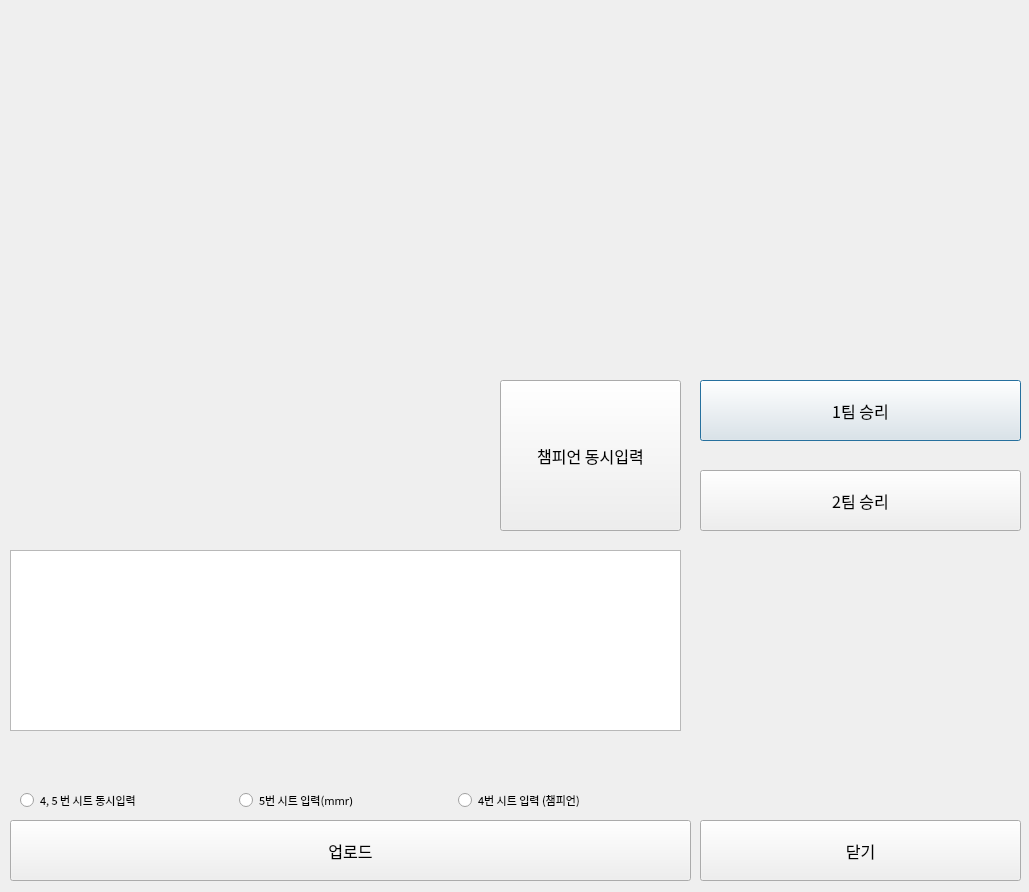
<?xml version="1.0" encoding="UTF-8"?>
<ui version="4.0">
 <class>Dialog</class>
 <widget class="QDialog" name="Dialog">
  <property name="geometry">
   <rect>
    <x>0</x>
    <y>0</y>
    <width>1029</width>
    <height>892</height>
   </rect>
  </property>
  <property name="windowTitle">
   <string>Dialog</string>
  </property>
  <widget class="QWidget" name="gridLayoutWidget">
   <property name="geometry">
    <rect>
     <x>10</x>
     <y>10</y>
     <width>1011</width>
     <height>361</height>
    </rect>
   </property>
   <layout class="QGridLayout" name="gridLayout">
    <property name="sizeConstraint">
     <enum>QLayout::SetNoConstraint</enum>
    </property>
    <item row="0" column="1" rowspan="2">
     <layout class="QVBoxLayout" name="verticalLayout">
      <property name="sizeConstraint">
       <enum>QLayout::SetMinimumSize</enum>
      </property>
      <item>
       <widget class="QLabel" name="top_label">
        <property name="sizePolicy">
         <sizepolicy hsizetype="Fixed" vsizetype="Fixed">
          <horstretch>0</horstretch>
          <verstretch>0</verstretch>
         </sizepolicy>
        </property>
        <property name="text">
         <string/>
        </property>
       </widget>
      </item>
      <item>
       <widget class="QLabel" name="jug_label">
        <property name="sizePolicy">
         <sizepolicy hsizetype="Fixed" vsizetype="Fixed">
          <horstretch>0</horstretch>
          <verstretch>0</verstretch>
         </sizepolicy>
        </property>
        <property name="baseSize">
         <size>
          <width>0</width>
          <height>0</height>
         </size>
        </property>
        <property name="text">
         <string/>
        </property>
       </widget>
      </item>
      <item>
       <widget class="QLabel" name="mid_label">
        <property name="sizePolicy">
         <sizepolicy hsizetype="Fixed" vsizetype="Fixed">
          <horstretch>0</horstretch>
          <verstretch>0</verstretch>
         </sizepolicy>
        </property>
        <property name="baseSize">
         <size>
          <width>52</width>
          <height>52</height>
         </size>
        </property>
        <property name="text">
         <string/>
        </property>
       </widget>
      </item>
      <item>
       <widget class="QLabel" name="adc_label">
        <property name="sizePolicy">
         <sizepolicy hsizetype="Fixed" vsizetype="Fixed">
          <horstretch>0</horstretch>
          <verstretch>0</verstretch>
         </sizepolicy>
        </property>
        <property name="text">
         <string/>
        </property>
       </widget>
      </item>
      <item>
       <widget class="QLabel" name="sup_label">
        <property name="sizePolicy">
         <sizepolicy hsizetype="Fixed" vsizetype="Fixed">
          <horstretch>0</horstretch>
          <verstretch>0</verstretch>
         </sizepolicy>
        </property>
        <property name="text">
         <string/>
        </property>
       </widget>
      </item>
     </layout>
    </item>
    <item row="0" column="2" rowspan="2">
     <layout class="QVBoxLayout" name="teamBLayout"/>
    </item>
    <item row="0" column="0" rowspan="2">
     <layout class="QVBoxLayout" name="teamALayout"/>
    </item>
   </layout>
  </widget>
  <widget class="QPushButton" name="team1_win_btn">
   <property name="geometry">
    <rect>
     <x>700</x>
     <y>380</y>
     <width>321</width>
     <height>61</height>
    </rect>
   </property>
   <property name="font">
    <font>
     <family>맑은 고딕</family>
     <pointsize>12</pointsize>
    </font>
   </property>
   <property name="text">
    <string>1팀 승리</string>
   </property>
  </widget>
  <widget class="QPushButton" name="team2_win_btn">
   <property name="geometry">
    <rect>
     <x>700</x>
     <y>470</y>
     <width>321</width>
     <height>61</height>
    </rect>
   </property>
   <property name="font">
    <font>
     <family>맑은 고딕</family>
     <pointsize>12</pointsize>
    </font>
   </property>
   <property name="text">
    <string>2팀 승리</string>
   </property>
  </widget>
  <widget class="QPushButton" name="upload_btn">
   <property name="geometry">
    <rect>
     <x>10</x>
     <y>820</y>
     <width>681</width>
     <height>61</height>
    </rect>
   </property>
   <property name="font">
    <font>
     <family>맑은 고딕</family>
     <pointsize>12</pointsize>
    </font>
   </property>
   <property name="text">
    <string>업로드</string>
   </property>
  </widget>
  <widget class="QTableWidget" name="tableWidget">
   <property name="geometry">
    <rect>
     <x>10</x>
     <y>550</y>
     <width>671</width>
     <height>181</height>
    </rect>
   </property>
  </widget>
  <widget class="QPushButton" name="close_btn">
   <property name="geometry">
    <rect>
     <x>700</x>
     <y>820</y>
     <width>321</width>
     <height>61</height>
    </rect>
   </property>
   <property name="font">
    <font>
     <family>맑은 고딕</family>
     <pointsize>12</pointsize>
    </font>
   </property>
   <property name="text">
    <string>닫기</string>
   </property>
  </widget>
  <widget class="QLabel" name="tmp_label">
   <property name="geometry">
    <rect>
     <x>20</x>
     <y>740</y>
     <width>651</width>
     <height>21</height>
    </rect>
   </property>
   <property name="font">
    <font>
     <family>맑은 고딕</family>
     <weight>50</weight>
     <bold>false</bold>
    </font>
   </property>
   <property name="text">
    <string/>
   </property>
  </widget>
  <widget class="QWidget" name="verticalLayoutWidget_2">
   <property name="geometry">
    <rect>
     <x>20</x>
     <y>780</y>
     <width>651</width>
     <height>41</height>
    </rect>
   </property>
   <layout class="QHBoxLayout" name="horizontalLayout">
    <item>
     <widget class="QRadioButton" name="sh45_both_upload_radio_btn">
      <property name="font">
       <font>
        <family>맑은 고딕</family>
        <pointsize>8</pointsize>
       </font>
      </property>
      <property name="text">
       <string>4, 5 번 시트 동시입력</string>
      </property>
     </widget>
    </item>
    <item>
     <widget class="QRadioButton" name="sh5_upload_radio_btn">
      <property name="font">
       <font>
        <family>맑은 고딕</family>
        <pointsize>8</pointsize>
       </font>
      </property>
      <property name="text">
       <string>5번 시트 입력(mmr)</string>
      </property>
     </widget>
    </item>
    <item>
     <widget class="QRadioButton" name="sh4_upload_radio_btn">
      <property name="font">
       <font>
        <family>맑은 고딕</family>
        <pointsize>8</pointsize>
       </font>
      </property>
      <property name="text">
       <string>4번 시트 입력 (챔피언)</string>
      </property>
     </widget>
    </item>
   </layout>
  </widget>
  <widget class="QWidget" name="verticalLayoutWidget">
   <property name="geometry">
    <rect>
     <x>10</x>
     <y>380</y>
     <width>471</width>
     <height>151</height>
    </rect>
   </property>
   <layout class="QVBoxLayout" name="result_vlayout"/>
  </widget>
  <widget class="QPushButton" name="multi_champ_btn">
   <property name="geometry">
    <rect>
     <x>500</x>
     <y>380</y>
     <width>181</width>
     <height>151</height>
    </rect>
   </property>
   <property name="font">
    <font>
     <family>맑은 고딕</family>
     <pointsize>12</pointsize>
    </font>
   </property>
   <property name="text">
    <string>챔피언 동시입력</string>
   </property>
  </widget>
 </widget>
 <resources/>
 <connections/>
</ui>
